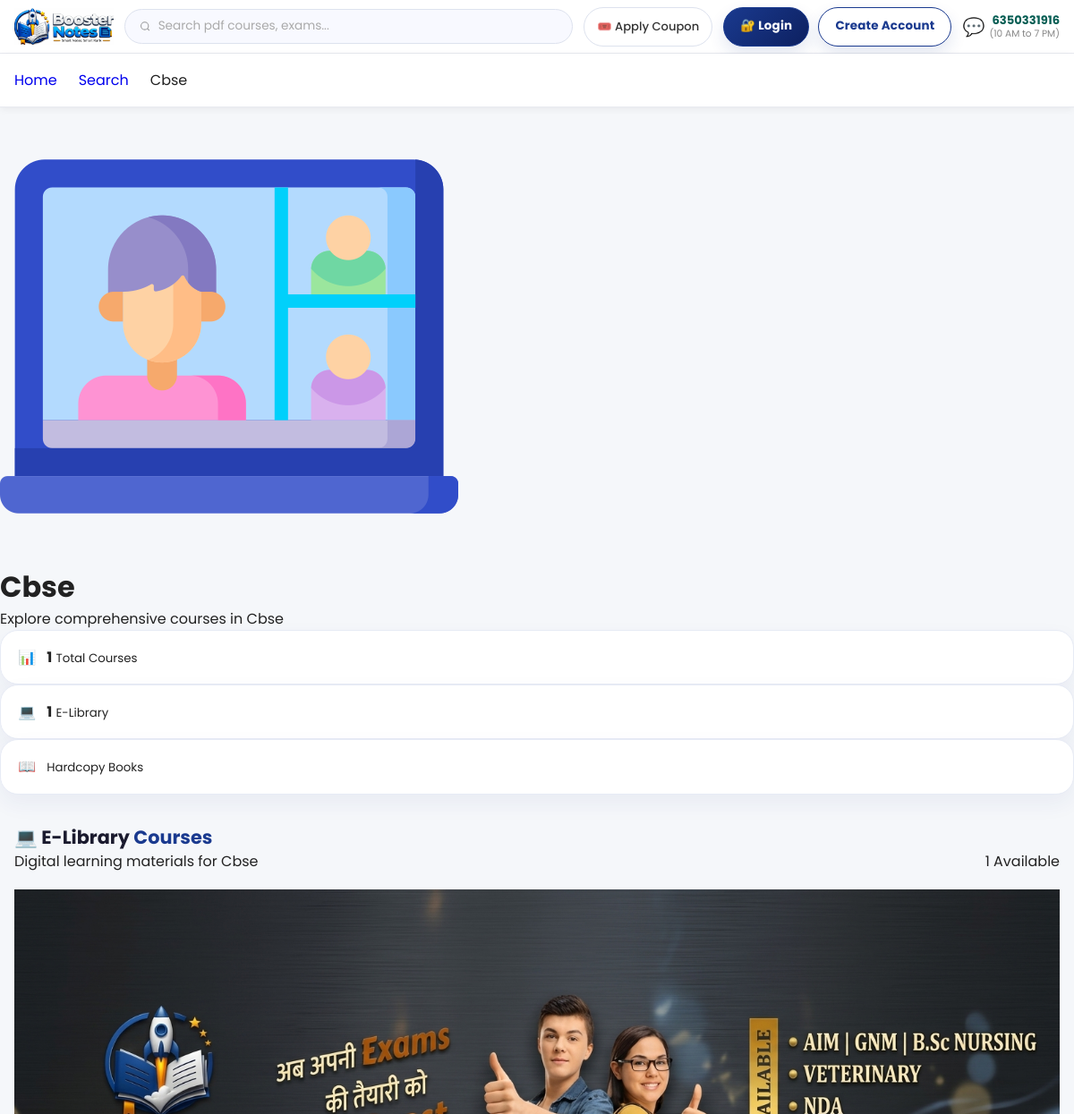
Before: /category/1/courses/ (upper part) with the older database file.
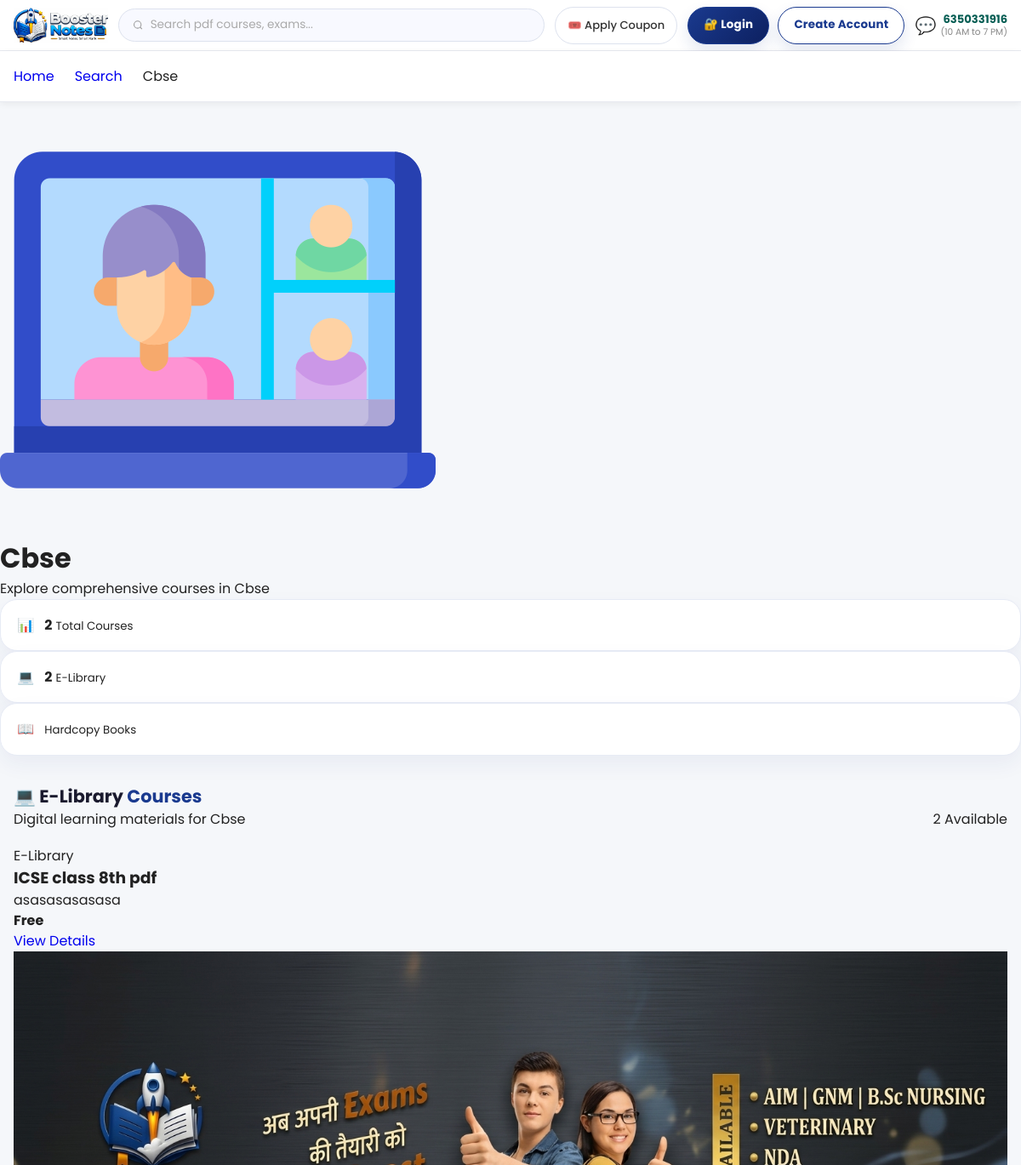
After: the same page with the newer database file.
### myapp/models.py (models this page shows, shortened)
class ELibraryModel(models.Model):
    id = models.UUIDField(primary_key=True, default=uuid.uuid4, editable=False)
    name = models.CharField(max_length=200, verbose_name="Course Name")
    description = models.TextField(verbose_name="Description")
    original_price = models.DecimalField(
        max_digits=10,
        decimal_places=2,
        validators=[MinValueValidator(0)],
        verbose_name="Original Price"
    )
    current_price = models.DecimalField(
        max_digits=10,
        decimal_places=2,
        validators=[MinValueValidator(0)],
        verbose_name="Current Price"
    )
    thumbnail = models.ImageField(
        upload_to='elibrary/thumbnails/',
        verbose_name="Thumbnail Image"
    )
    category = models.ForeignKey(
        Category,
        on_delete=models.SET_NULL,
        blank=True,
        null=True,
        related_name='elibrary_courses',
        verbose_name="Category"
    )
    is_active = models.BooleanField(default=True, verbose_name="Is Active")
    created_at = models.DateTimeField(auto_now_add=True)
    updated_at = models.DateTimeField(auto_now=True)
    class Meta:
        ordering = ['-created_at']
        verbose_name = "E-Library Item"
        verbose_name_plural = "E-Library Items"

### myapp/views.py (the view)
# urls.py: path('category/<int:category_id>/courses/', views.category_courses_view, name='category_courses'),
def category_courses_view(request, category_id):
    category = get_object_or_404(Category, id=category_id)
    elibrary_courses = category.elibrary_courses.all()
    hardcopy_courses = category.hardcopy_courses.all() if hasattr(category, 'hardcopy_courses') else []
    total_courses = elibrary_courses.count() + (hardcopy_courses.count() if hardcopy_courses else 0)
    context = {
        'category': category,
        'elibrary_courses': elibrary_courses,
        'hardcopy_courses': hardcopy_courses,
        'total_courses': total_courses,
    }
    return render(request, 'category_courses.html', context)

### myapp/context_processors.py (called while the page is built)
def site_settings(request):
    settings = NavbarSetting.objects.first()
    return {
        'site_settings': settings
    }

### myapp/templates/category_courses.html (shortened to what this page needs)
{% extends 'index.html' %}
{% load static %}
{% block content %}
<div class="cat-page">
  <div class="container">
    <nav class="breadcrumb">
      <a href="{% url 'home' %}"> Home</a>
      <a href="{% url 'search' %}">Search</a>
      <span>{{ category.name }}</span>
    </nav>
    <div class="hero">
      <div class="hero-top">
        <div class="hero-icon">
          {% if category.image %}
            <img src="{{ category.image.url }}" alt="{{ category.name }}">
          {% else %}
            📚
          {% endif %}
        </div>
        <div class="hero-text">
          <h1>{{ category.name }}</h1>
          <p>
            {% if category.description %}{{ category.description }}
            {% else %}Explore comprehensive courses in {{ category.name }}{% endif %}
          </p>
        </div>
      </div>
      <div class="stats-row">
        <div class="stat-box">
          <span class="stat-icon">📊</span>
          <div>
            <strong>{{ total_courses }}</strong>
            <small>Total Courses</small>
          </div>
        </div>
        <div class="stat-box">
          <span class="stat-icon">💻</span>
          <div>
            <strong>{{ elibrary_courses.count }}</strong>
            <small>E-Library</small>
          </div>
        </div>
        <div class="stat-box">
          <span class="stat-icon">📖</span>
          <div>
            <small>Hardcopy Books</small>
          </div>
        </div>
      </div>
    </div>
    {% if elibrary_courses %}
    <section class="section">
      <div class="sec-head">
        <div>
          <h2>💻 E-Library <span>Courses</span></h2>
          <p>Digital learning materials for {{ category.name }}</p>
        </div>
        <span class="badge">{{ elibrary_courses.count }} Available</span>
      </div>
      <div class="card-grid">
        {% for course in elibrary_courses %}
        <div class="card">
          <div class="card-thumb elibrary-thumb">
            {% if course.thumbnail %}
              <img src="{{ course.thumbnail.url }}" alt="{{ course.title }}">
            {% elif course.image %}
              <img src="{{ course.image.url }}" alt="{{ course.title }}">
            {% else %}
              📄
            {% endif %}
            <span class="chip green">E-Library</span>
          </div>
          <div class="card-body">
            <h3>{{ course.title|default:course.name|truncatewords:8 }}</h3>
            <p class="meta-text">
              {% if course.description %}{{ course.description|truncatewords:15 }}
              {% else %}Digital course material available for instant access{% endif %}
            </p>
            <div class="card-foot">
              <strong class="price">
                {% if course.price %}₹{{ course.price }}{% else %}Free{% endif %}
              </strong>
            </div>
            <a href="{% url 'elibrary_detail' course.pk %}" class="btn">
               View Details
            </a>
          </div>
        </div>
        {% endfor %}
      </div>
    </section>
    {% endif %}
  </div>
</div>
{% endblock %}

Changed rows visible on the page:
added ELibraryModel: title "ICSE class 8th pdf", description "asasasasasasa", shows "Free"
Other visible differences:
{{ total_courses }}: "1" → "2"
{{ elibrary_courses.count }}: "1" → "2"
